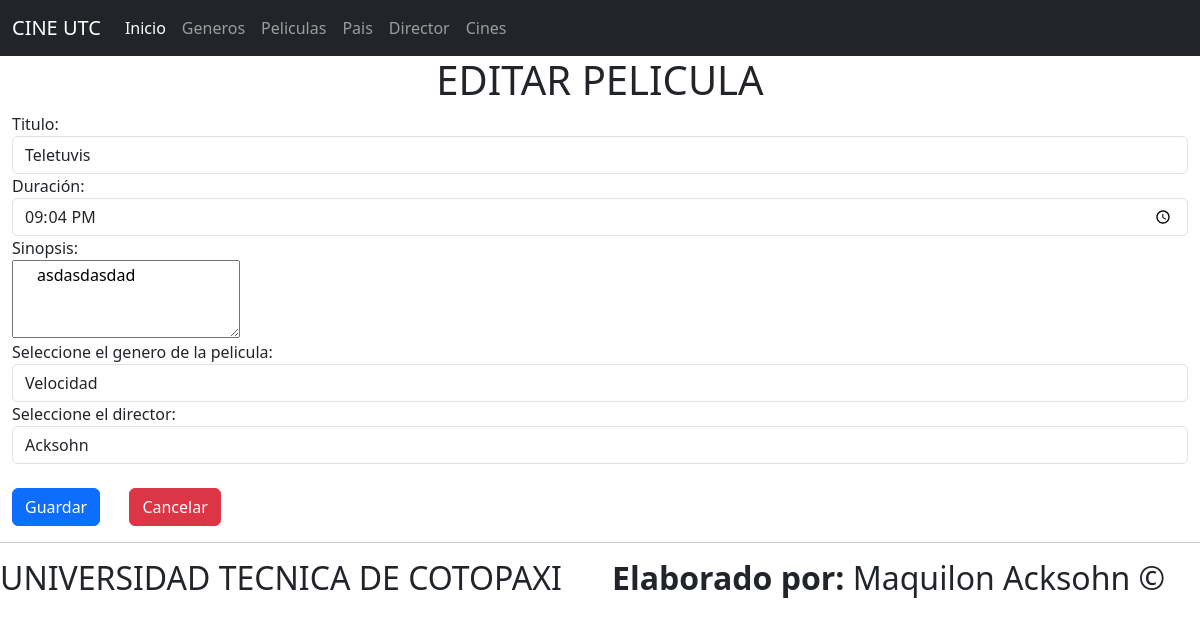
/editarPelicula/3, run on the app's committed database.
### Aplicaciones/Cartelera/models.py (models this page shows, shortened)
class Pelicula(models.Model):
    id=models.AutoField(primary_key=True)
    titulo=models.CharField(max_length=250)
    duracion=models.TimeField(null=True)
    sinopsis=models.TextField()
    genero=models.ForeignKey(Genero, on_delete=models.CASCADE)
    director=models.ForeignKey(Director, on_delete=models.CASCADE)

### Aplicaciones/Cartelera/views.py (the view)
# urls.py: path('editarPelicula/<id>',views.editarPelicula, name='editarPelicula'),
def editarPelicula(request,id):
    peliculaEditar=Pelicula.objects.get(id=id)
    genero=Genero.objects.all()
    director=Director.objects.all()
    return render(request,'editarPelicula.html',{'peliculaEditar':peliculaEditar,'generos':genero, 'directors':director})

### Aplicaciones/Cartelera/templates/editarPelicula.html (shortened to what this page needs)
{% extends "./plantilla.html"%}
{% block body %}
<center><h1>EDITAR PELICULA</h1></center>
<div class="container-fluid">
    <div class="row">
            <form action="{% url 'procesarActualizacionPelicula' %}" method="post">
                <label for="">Titulo:</label>
                <input type="text" name="titulo" id="titulo" value="{{peliculaEditar.titulo}}" placeholder="Ingrese el nombre del genero" class="form-control">
                <label for="">Duración:</label>
                <input type="time" name="duracion" id="duracion" value="{{peliculaEditar.duracion}}" placeholder="Ingrese el nombre del genero" class="form-control">
                <label for="">Sinopsis:</label>
                <textarea name="sinopsis" id="sinopsis"  rows="3" class="form-check" placeholder="Ingrese la descripcion del genero">{{peliculaEditar.sinopsis}}</textarea>
                <label for="">Seleccione el genero de la pelicula:</label>
                <select  id="genero" name="genero" class="form-control">
                    {% for genero in generos %}
                    <option value="{{genero.id}}">{{ genero.nombre }} </option>
                    {% endfor %}
                </select>
                <label for="">Seleccione el director:</label>
                <select  id="director" name="director" class="form-control">
                    {% for director in directors %}
                    <option value="{{director.id}}">{{ director.nombre }} </option>
                    {% endfor %}
                </select>
                <br>
                <button type="submit" class="btn btn-primary" onclick="return confirm('Estas seguro de actualizar el Genero de la pelicula? ')">Guardar</button>
                <a href="{% url 'listadoPelicula'%}" class="btn btn-danger">Cancelar</a>
            </form>
    </div>
</div>
{% endblock %}

### data on the page
Pelicula: titulo "Teletuvis", duracion "21:04", sinopsis "asdasdasdad"

### other printed values
form field genero "Velocidad"
form field director "Acksohn"
